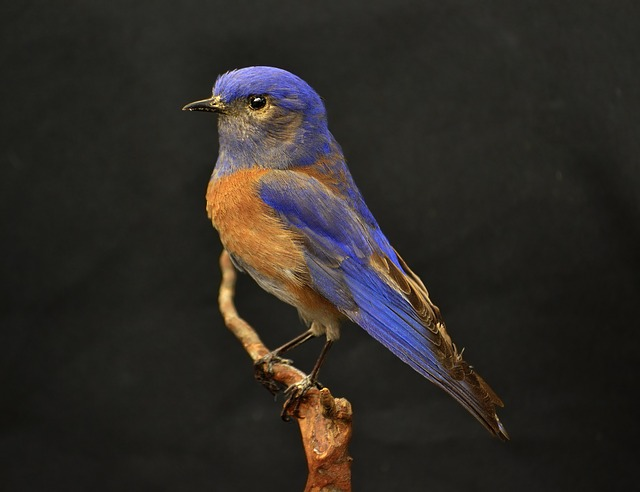
#> input picture assignment1/images/bird.jpg, 640 x 492 px
$ python exercise3b.py   (older library calls are emulated)
#> lines starting #> are read from the running program, lines starting #| are printed output that depends on the picture; after the words box and inside, x2 and y2 are one past the last pixel; in counts of white or black regions, pixels touching at a corner belong together
### assignment1/UZ_utils.py
"""
Before the first run, you need to have all necessary Python packages installed. For
that we highly recommend firstly creating Virtual Environment, to have your
development environment seperated from other projects (https://docs.python.org/3/tutorial/venv.html).

In system terminal then run: "pip install numpy opencv-python matplotlib Pillow"
"""

import numpy as np
import cv2
from matplotlib import pyplot as plt
from PIL import Image


def imread(path):
    """
    Reads an image in RGB order. Image type is transformed from uint8 to float, and
    range of values is reduced from [0, 255] to [0, 1].
    """
#> called with path = 'images/bird.jpg'
    I = Image.open(path).convert('RGB')  # PIL image.
#> I is the input picture: PIL image 640x492 RGB; mean R, G, B 46.1, 42.1, 37.6
    I = np.asarray(I)  # Converting to Numpy array.
    I = I.astype(np.float64) / 255
#> I: shape (492, 640, 3) float64
    return I


# [54 lines left out: functions imread_gray, imshow, signal_show, convolve, not called in this run]


# [25 lines that do not run on import are left out]

### assignment1/exercise3b.py
import numpy as np
import cv2
from matplotlib import pyplot as plt
from PIL import Image

from UZ_utils import *

# b) ----------------------------------------------------------------------------
Img = imread('images/bird.jpg') # --> Image values are from [0,1] float

I_gray = ((Img[:,:,0] + Img[:,:,1] + Img[:,:,2]) / 3)
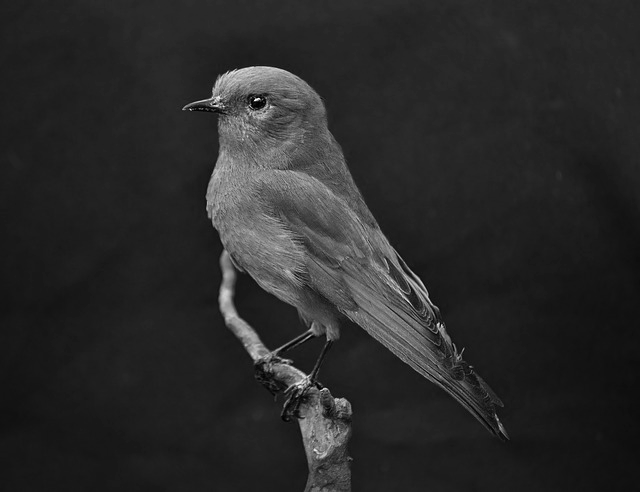
#> I_gray: shape (492, 640) float64; min 0.00131, max 0.993, mean 0.165
threshold = 0.20

I_bin = np.where(I_gray < threshold, 0, 1)
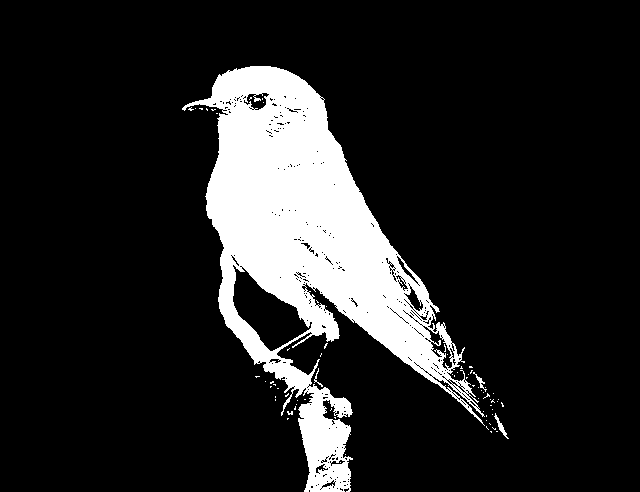
#> I_bin: shape (492, 640) int64; values 0 (black) and 1 (white), 14.4% white; 72 white regions (68 under 20 px), largest, box (x1, y1, x2, y2) and area: (182, 66, 485, 492) 44821, (494, 413, 509, 439) 87, (473, 372, 487, 392) 58, (314, 368, 323, 387) 35

for x in range(3):
    Img[:,:,x] = I_bin

# Filter settings
n = 5
SE = np.ones((n,n))

# Erosion / Dilation
I_mask = cv2.dilate(Img, SE)
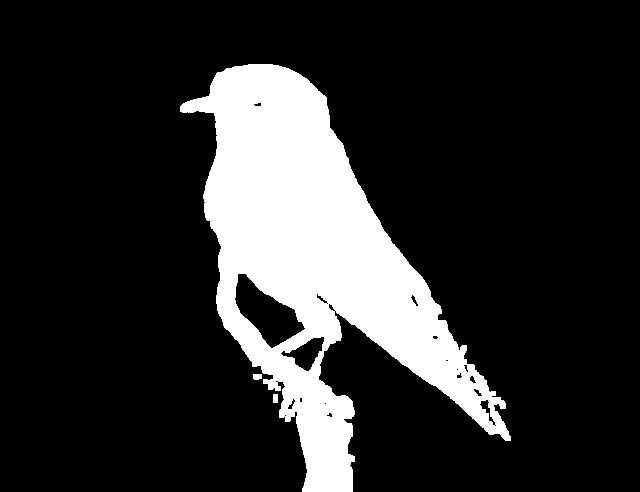
#> I_mask: shape (492, 640, 3) float64; values 0 (black) and 1 (white), 17.4% white; 3 white regions, box (x1, y1, x2, y2) and area: (180, 64, 511, 492) 54595, (253, 374, 262, 380) 50, (273, 394, 278, 403) 45
I_mask = cv2.dilate(I_mask, SE)
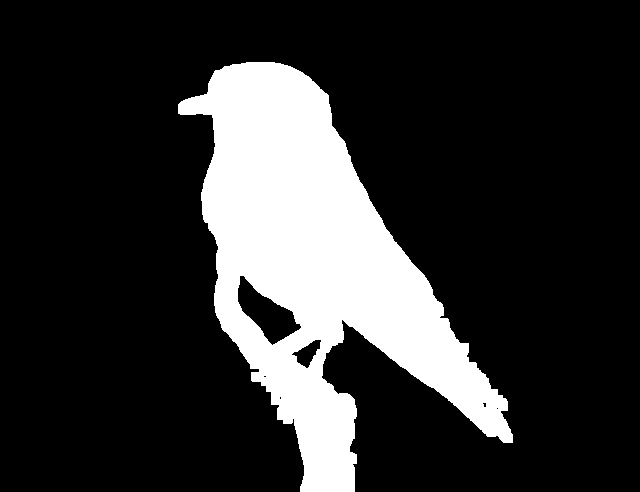
#> I_mask: shape (492, 640, 3) float64; values 0 (black) and 1 (white), 19.1% white; 1 white region, box (x1, y1, x2, y2) and area: (178, 62, 513, 492) 60009
I_mask = cv2.dilate(I_mask, SE)
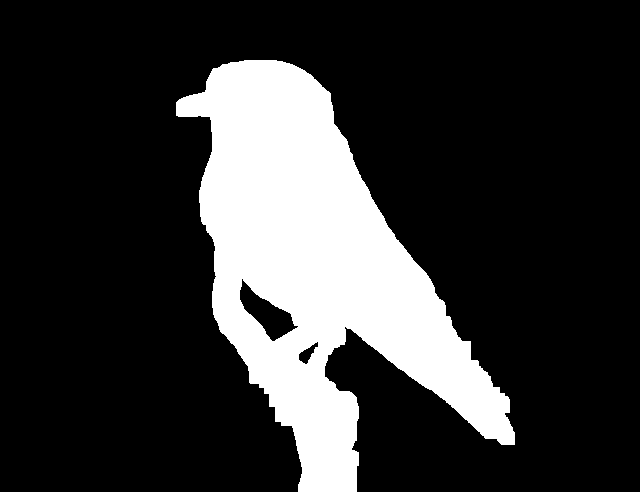
#> I_mask: shape (492, 640, 3) float64; values 0 (black) and 1 (white), 20.5% white; 1 white region, box (x1, y1, x2, y2) and area: (176, 60, 515, 492) 64530
I_mask = cv2.erode(I_mask, SE)
#> I_mask: shape (492, 640, 3) float64; values 0 (black) and 1 (white), 19.1% white; 1 white region, box (x1, y1, x2, y2) and area: (178, 62, 513, 492) 60144
I_mask = cv2.erode(I_mask, SE)
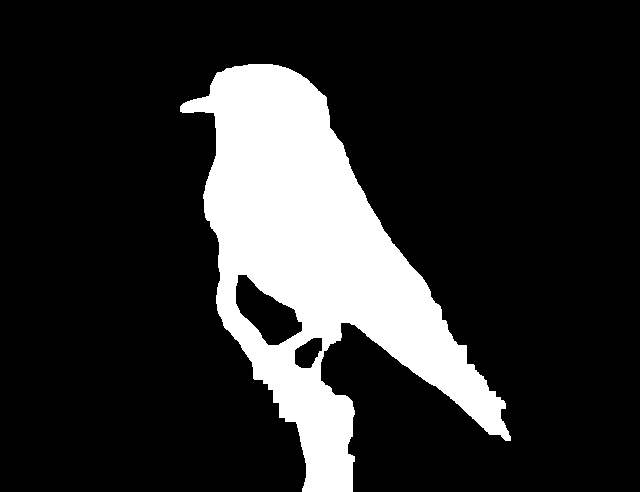
#> I_mask: shape (492, 640, 3) float64; values 0 (black) and 1 (white), 17.7% white; 1 white region, box (x1, y1, x2, y2) and area: (180, 64, 511, 492) 55710
I_mask = cv2.erode(I_mask, SE)
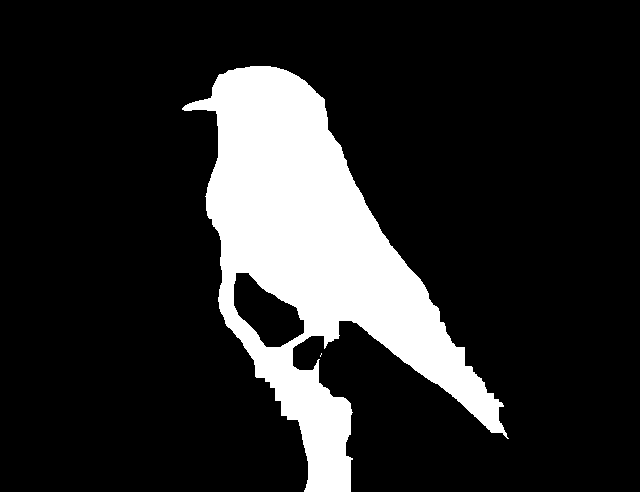
#> I_mask: shape (492, 640, 3) float64; values 0 (black) and 1 (white), 16.3% white; 2 white regions (1 under 20 px), largest, box (x1, y1, x2, y2) and area: (182, 66, 509, 492) 51232

plt.clf()
plt.subplot(1,2,1)
plt.imshow(I_bin, cmap="gray")
plt.title('Binary')

plt.subplot(1,2,2)
plt.imshow(I_mask, cmap="gray")
plt.title('Binary after erosion/dilation')

plt.show()
